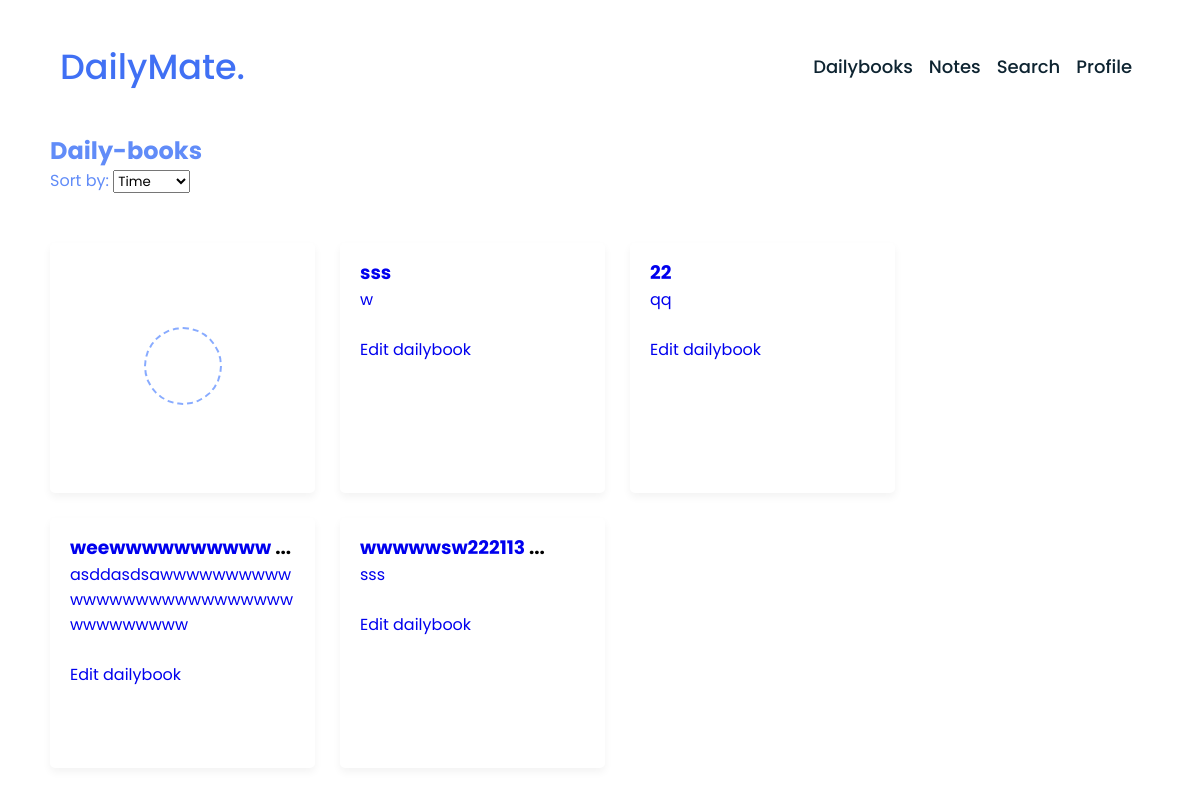
The app's page /www/daily-book/ (signed in), older data.
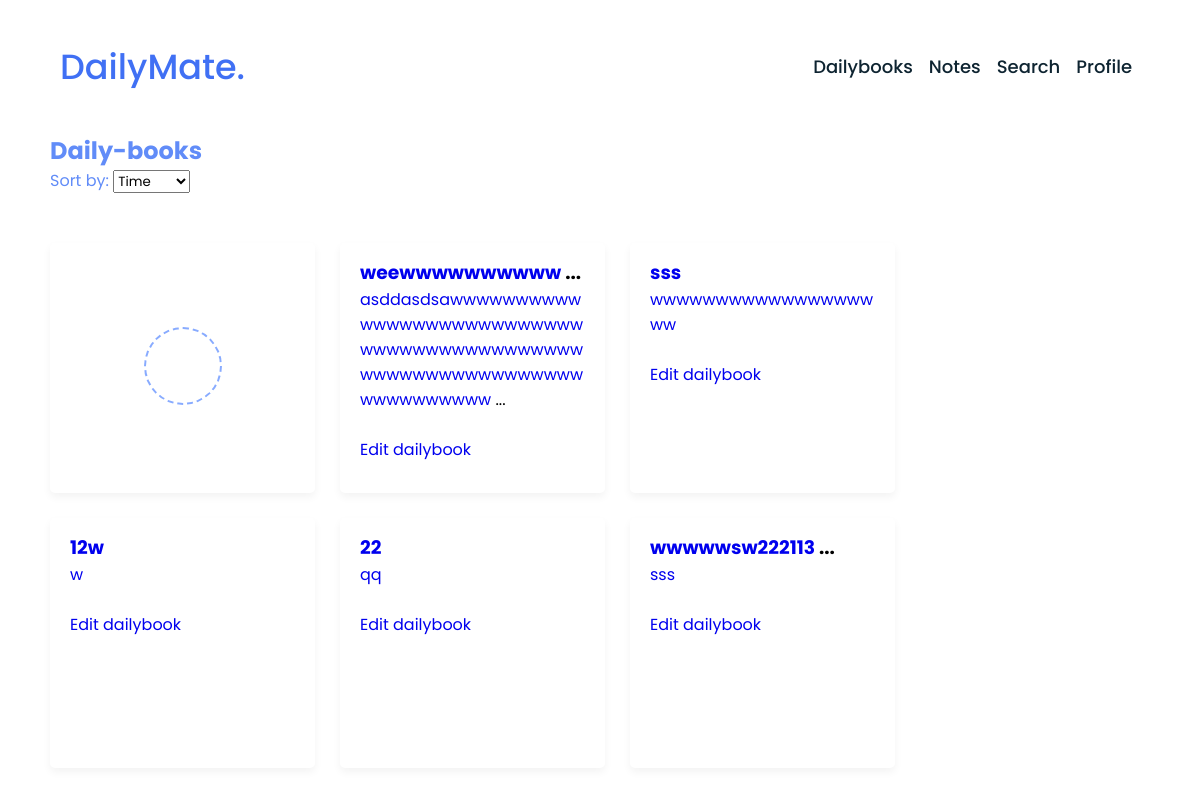
The same page, newer data.
### dailybook/models.py (models this page shows, shortened)
class Dailybook(models.Model):
    author = models.ForeignKey(User, on_delete=models.CASCADE)  # добавьте это поле
    title = models.CharField(max_length=100)
    content = models.TextField()
    emotion_choices = [
        ('happy', 'Happy'),
        ('sad', 'Sad'),
        ('angry', 'Angry'),
        ('neutral', 'Neutral'),
    ]
    emotion = models.CharField(max_length=10, choices=emotion_choices)
    date_edit = models.DateTimeField()

### dailybook/views.py (the view)
# urls.py: path('<str:username>/daily-book/', dailybook_list, name='dailybook_list'),
@login_required
def dailybook_list(request, username):
    if request.user.username != username:
        return render(request, 'error/access_denied.html', status=403)
    else:
        try:
            user = User.objects.get(username=username)
        except User.DoesNotExist:
            raise Http404("User does not exist")
        sort_by = request.GET.get('sort_by')
        if sort_by == 'title':
            dailybooks = Dailybook.objects.filter(author=user).order_by('title')
        elif sort_by == 'emotion':
            dailybooks = Dailybook.objects.filter(author=user).order_by('emotion')
        else:  # Default sorting by date_edit
            dailybooks = Dailybook.objects.filter(author=user).order_by('-date_edit')
        return render(request, 'main/dailybook_list.html', {'dailybooks': dailybooks})

### dailybook/templates/main/dailybook_list.html (shortened to what this page needs)
{% extends 'base.html' %}
{% load static %}
{% block head %}
  <link rel="stylesheet" href="{% static 'css/note_list.css' %}">
  <link rel="stylesheet" href="https://unicons.iconscout.com/release/v4.0.0/css/line.css">
{% endblock %}
{% block content %}
<h2 style="color: #618cf8; margin-left: 50px;">Daily-books</h2>
  <form id="sortForm" method="get">
      <label for="sort_by" style="color: #618cf8; margin-left: 50px;">Sort by:</label>
      <select name="sort_by" id="sort_by">
        <option value="timestamp">Time</option>
      </select>
  </form>
  <div class="wrapper">
    <li class="add-box">
      <a href="{% url 'dailybook_create' username=request.user.username %}" class="add-link">
        <div class="icon"></div>
      </a>
    </li>
    {% for dailybook in dailybooks %}
    <li>
      <h3><a href="{% url 'dailybook_detail' username=request.user.username pk=dailybook.pk %}">{{ dailybook.title|slice:":13"  }}</a>
      {% if dailybook.title|length > 13 %}
        ...
      {% endif %}</h3>
       <p><a href="{% url 'dailybook_detail' username=request.user.username pk=dailybook.pk %}">{{ dailybook.content|slice:":80"  }}</a>
      {% if dailybook.content|length > 80 %}
        ...
      {% endif %}
      </p>
      <br>
      <div class = "edit">
        <a href="{% url 'dailybook_edit' username=request.user.username pk=dailybook.pk %}">Edit dailybook</a>
      </div>
    </li>
    {% endfor %}
  </div>
{% endblock %}

Row changes from the older to the newer data that the page shows:
changed Dailybook "weewwwwwwwwww": content "asddasdsawwwwwwwwwwwwwwwwwwwwwwwwwwwwwwwwwwww" → "asddasdsawwwwwwwwwwwwwwwwwwwwwwwwwwwwwwwwwwwwwwwwwwwwwwwwwwwwwwwwwwwwwwwwwwwwwww"; now shows "..."; moves up the list
changed Dailybook: content "w" → "wwwwwwwwwwwwwwwwwww"
added Dailybook: title "12w", content "w"
